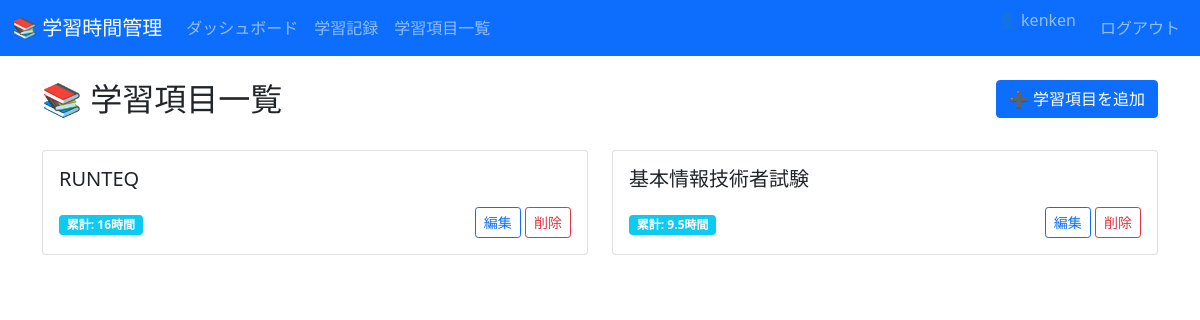
The app's page /certifications/ (signed in), older data.
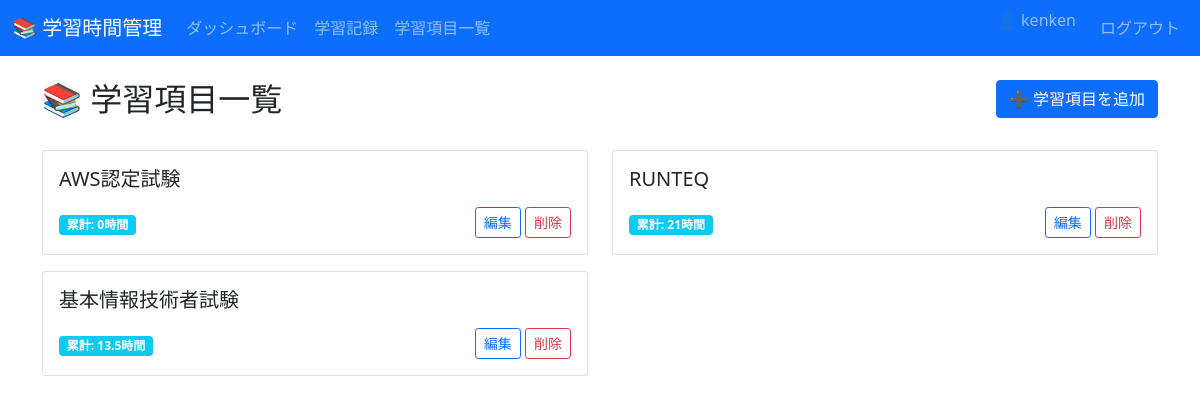
The same page, newer data.
### records/models.py (models this page shows, shortened)
class Certification(models.Model):
    user = models.ForeignKey(
        User,
        on_delete=models.CASCADE,
        related_name='certifications',
        verbose_name='ユーザー'
    )
    name = models.CharField(max_length=100, verbose_name='学習項目名')
    created_at = models.DateTimeField(auto_now_add=True)
    class Meta:
        verbose_name = '学習項目'
        verbose_name_plural = '学習項目'
        ordering = ['name']
        constraints = [
            models.UniqueConstraint(
                fields=['user', 'name'],
                name='unique_user_certification'
            )
        ]

### records/views.py (the view)
# urls.py: path('certifications/', views.certification_list, name='certification_list'),
@login_required
def certification_list(request):
    certifications = Certification.objects.filter(
        user=request.user
    ).annotate(
        total_hours=Sum('study_records__hours')
    ).order_by('name')
    return render(request, 'records/certification_list.html', {
        'certifications': certifications
    })

### records/templates/records/certification_list.html (shortened to what this page needs)
{% extends 'records/base.html' %}
{% block content %}
<div class="row mb-4">
    <div class="col">
        <h2>📚 学習項目一覧</h2>
    </div>
    <div class="col-auto">
        <a href="{% url 'records:certification_create' %}" class="btn btn-primary">➕ 学習項目を追加</a>
    </div>
</div>
{% if certifications %}
<div class="row">
    {% for cert in certifications %}
    <div class="col-md-6 mb-3">
        <div class="card">
            <div class="card-body">
                <h5 class="card-title">{{ cert.name }}</h5>
                <div class="d-flex justify-content-between align-items-center mt-3">
                    <div>
                        <span class="badge bg-info">累計: {{ cert.total_hours|default:0 }}時間</span>
                    </div>
                    <div>
                        <a href="{% url 'records:certification_update' cert.pk %}" class="btn btn-sm btn-outline-primary">編集</a>
                        <a href="{% url 'records:certification_delete' cert.pk %}" class="btn btn-sm btn-outline-danger">削除</a>
                    </div>
                </div>
            </div>
        </div>
    </div>
    {% endfor %}
</div>
{% else %}
<div class="alert alert-info">
    まだ学習項目がありません。<br>
    「学習項目を追加」ボタンから学習項目を登録しましょう！
</div>
{% endif %}
{% endblock %}

Row changes from the older to the newer data that the page shows:
added Certification: name "AWS認定試験", total_hours "0"
computed for Certification "RUNTEQ": total_hours "16" → "21"
computed for Certification "基本情報技術者試験": total_hours "9.5" → "13.5"
